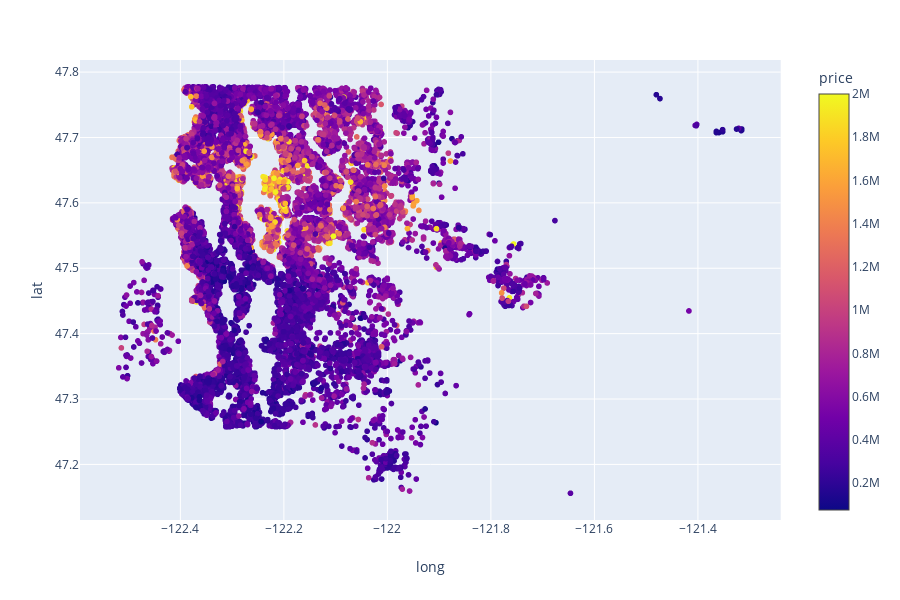

Here is the notebook cell this chart was saved with:
### Code cell
import plotly.express as px
fig = px.scatter(df_house_1, x='long', y='lat', color="price")
fig.show()

### Figure 1 — Plotly figure (JSON) as saved in the notebook; plotly's stock layout.template omitted (floating-point values rounded to 4 significant figures; data arrays with more than 128 entries replaced by an {"elided": "..."} marker saying what was removed)
{"data": [{"hoverlabel": {"namelength": 0}, "hovertemplate": "long=%{x}<br>lat=%{y}<br>price=%{marker.color}", "legendgroup": "", "marker": {"color": {"elided": "21408 int values"}, "coloraxis": "coloraxis", "symbol": "circle"}, "mode": "markers", "name": "", "showlegend": false, "type": "scattergl", "x": {"elided": "21408 float values"}, "xaxis": "x", "y": {"elided": "21408 float values"}, "yaxis": "y"}], "layout": {"coloraxis": {"colorbar": {"title": {"text": "price"}}, "colorscale": [[0, "#0d0887"], [0.1111, "#46039f"], [0.2222, "#7201a8"], [0.3333, "#9c179e"], [0.4444, "#bd3786"], [0.5556, "#d8576b"], [0.6667, "#ed7953"], [0.7778, "#fb9f3a"], [0.8889, "#fdca26"], [1, "#f0f921"]]}, "height": 600, "legend": {"tracegroupgap": 0}, "margin": {"t": 60}, "xaxis": {"anchor": "y", "domain": [0, 0.98], "title": {"text": "long"}}, "yaxis": {"anchor": "x", "domain": [0, 1], "title": {"text": "lat"}}}}
